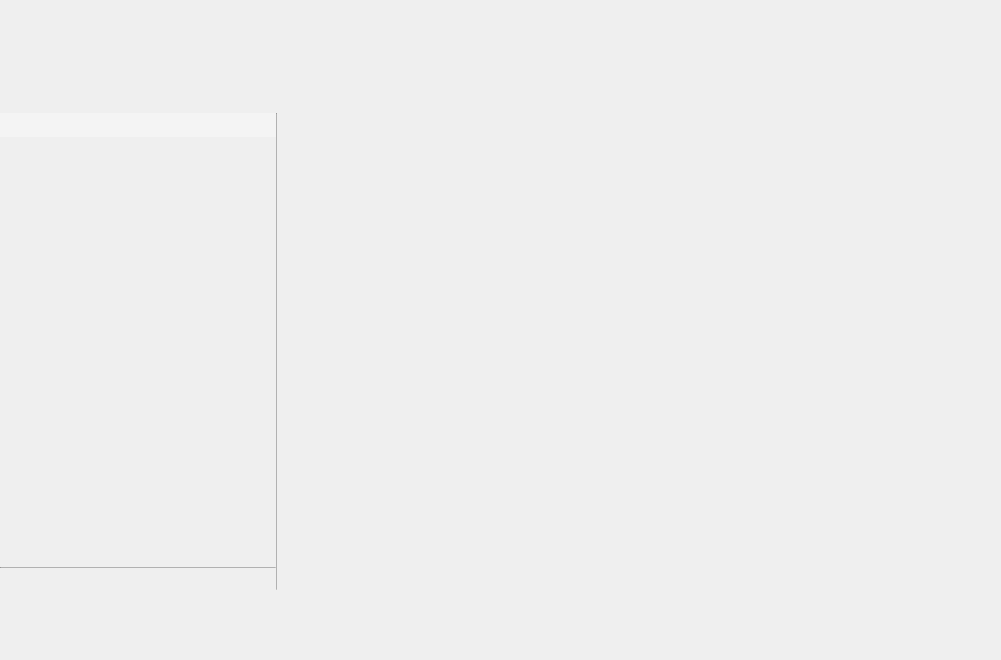
<?xml version="1.0" encoding="UTF-8"?>
<ui version="4.0">
 <class>DT_Music</class>
 <widget class="QMainWindow" name="DT_Music">
  <property name="geometry">
   <rect>
    <x>0</x>
    <y>0</y>
    <width>1001</width>
    <height>660</height>
   </rect>
  </property>
  <property name="windowTitle">
   <string>DT_Music</string>
  </property>
  <property name="styleSheet">
   <string notr="true">#centralWidget{ border-image: url(:/Images/bg1.jpg); }</string>
  </property>
  <widget class="QWidget" name="centralWidget">
   <widget class="QLabel" name="label_musicListTitle">
    <property name="geometry">
     <rect>
      <x>0</x>
      <y>113</y>
      <width>276</width>
      <height>24</height>
     </rect>
    </property>
    <property name="styleSheet">
     <string notr="true">background-color: rgba(255, 255, 255, 75);</string>
    </property>
    <property name="text">
     <string/>
    </property>
   </widget>
   <widget class="Line" name="line_right">
    <property name="geometry">
     <rect>
      <x>276</x>
      <y>113</y>
      <width>1</width>
      <height>477</height>
     </rect>
    </property>
    <property name="styleSheet">
     <string notr="true">background-color: rgba(129, 129, 129, 100);</string>
    </property>
    <property name="orientation">
     <enum>Qt::Vertical</enum>
    </property>
   </widget>
   <widget class="Line" name="line_bottom">
    <property name="geometry">
     <rect>
      <x>0</x>
      <y>567</y>
      <width>276</width>
      <height>1</height>
     </rect>
    </property>
    <property name="styleSheet">
     <string notr="true">background-color: rgb(129, 129, 129, 100);</string>
    </property>
    <property name="orientation">
     <enum>Qt::Horizontal</enum>
    </property>
   </widget>
  </widget>
 </widget>
 <layoutdefault spacing="6" margin="11"/>
 <resources/>
 <connections/>
</ui>
